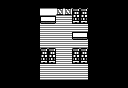

Below is a game level as drawn by its tile map, then a one-line description and the .tmx file that defines it, in full:
An orthogonal 16x11 tile map with 8x8 px tiles, 1 tile layer (Tile Layer 1).

<map version="1.0" orientation="orthogonal" width="16" height="11" tilewidth="8" tileheight="8">
 <tileset firstgid="1" source="pikeman.tsx" />
 <layer name="Tile Layer 1" width="16" height="11">
  <data encoding="csv">
0,0,0,0,3,3,3,3,3,3,3,3,0,0,0,0,
0,0,0,0,3,41,41,42,42,39,39,3,0,0,0,0,
0,0,0,0,3,54,55,40,40,53,53,3,0,0,0,0,
0,0,0,0,3,40,40,40,40,40,40,3,0,0,0,0,
0,0,0,0,3,40,40,40,40,54,55,3,0,0,0,0,
0,0,0,0,3,40,40,40,40,40,40,3,0,0,0,0,
0,0,0,0,3,39,39,40,40,39,39,3,0,0,0,0,
0,0,0,0,3,53,53,40,40,53,53,3,0,0,0,0,
0,0,0,0,3,40,40,40,40,40,40,3,0,0,0,0,
0,0,0,0,3,40,40,40,40,40,40,3,0,0,0,0,
0,0,0,0,3,3,3,3,3,3,3,3,0,0,0,0
</data>
 </layer>
</map>
